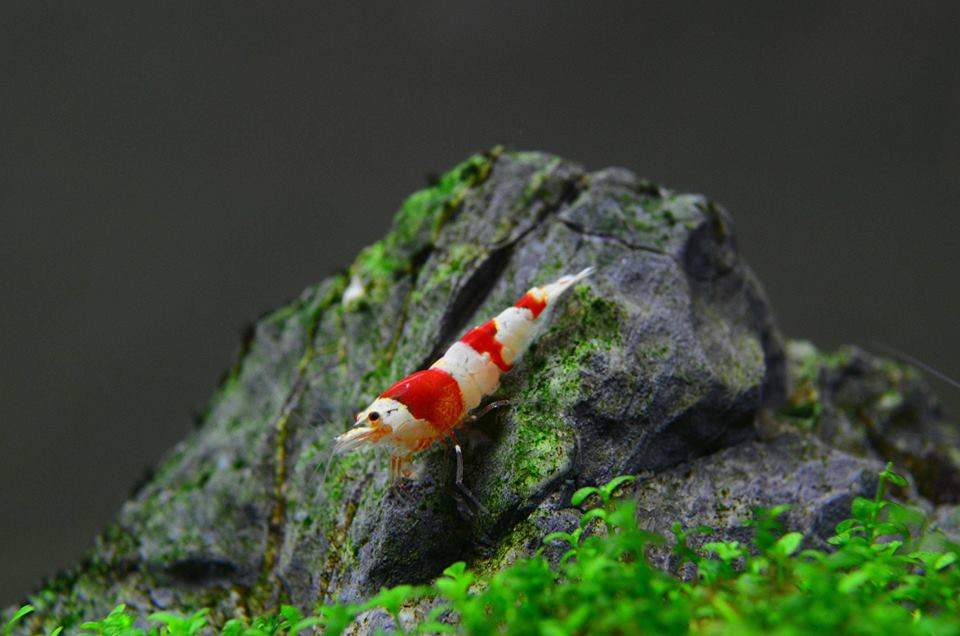
#> input picture file_a_lan_gui/anh1.jpg, 960 x 636 px
$ python opencv_tutorial_01.py
#> lines starting #> are read from the running program, lines starting #| are printed output that depends on the picture
# USAGE
# python opencv_tutorial_01.py

# import the necessary packages
#import imutils
import cv2

# load the input image and show its dimensions, keeping in mind that
# images are represented as a multi-dimensional NumPy array with
# shape no. rows (height) x no. columns (width) x no. channels (depth)
image = cv2.imread("anh1.jpg")
#> image is the input picture: shape (636, 960, 3); mean B, G, R 52.4, 72.2, 60.8
(h, w, d) = image.shape
#> h = 636; w = 960; d = 3
print("width={}, height={}, depth={}".format(w, h, d))
#| width=960, height=636, depth=3

# display the image to our screen -- we will need to click the window
# open by OpenCV and press a key on our keyboard to continue execution
cv2.imshow("Image", image)
cv2.waitKey(0)

# access the RGB pixel located at x=50, y=100, keepind in mind that
# OpenCV stores images in BGR order rather than RGB
(B, G, R) = image[100, 50]
#> B = 49; G = 55; R = 50
print("R={}, G={}, B={}".format(R, G, B))
#| R=50, G=55, B=49

# extract a 100x100 pixel square ROI (Region of Interest) from the
# input image starting at x=320,y=60 at ending at x=420,y=160
roi = image[60:160, 320:420]
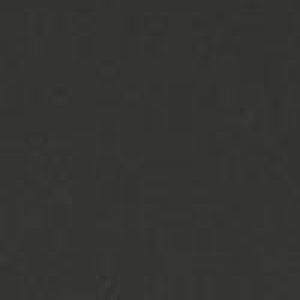
#> roi: shape (100, 100, 3) (shown 3 times larger); mean B, G, R 48.2, 53.2, 52.2
cv2.imshow("ROI", roi)
cv2.waitKey(0)

# resize the image to 200x200px, ignoring aspect ratio
resized = cv2.resize(image, (200, 200))
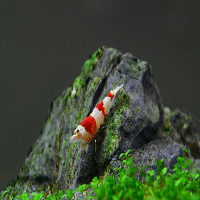
#> resized: shape (200, 200, 3); mean B, G, R 52.3, 72.2, 60.7
cv2.imshow("Fixed Resizing", resized)
cv2.waitKey(0)

# fixed resizing and distort aspect ratio so let's resize the width
# to be 300px but compute the new height based on the aspect ratio
r = 300.0 / w
#> r = 0.312
dim = (300, int(h * r))
#> dim = (300, 198)
resized = cv2.resize(image, dim)
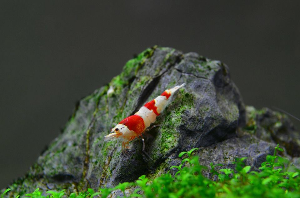
#> resized: shape (198, 300, 3); mean B, G, R 52.3, 72.1, 60.7
cv2.imshow("Aspect Ratio Resize", resized)
cv2.waitKey(0)

# manually computing the aspect ratio can be a pain so let's use the
# imutils library instead
#> (the run stopped early here; a loop or call above may not have finished)
